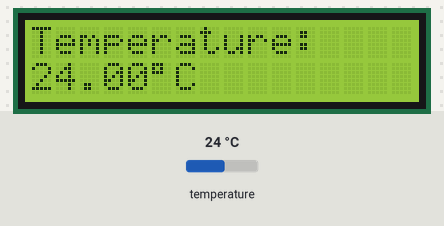
A sketch run on a simulated ESP32. On the bench: 16×2 character LCD. The inputs (shaded band) are chosen by the test bench; at power-on: temperature 24 °C. What the sketch prints to the serial monitor is not drawn.

Above: at 3.3 s.
3.4 s: temperature set to 12 °C
At 5.7 s:
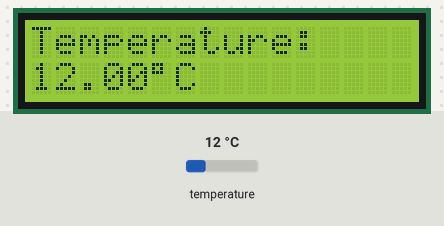
6.1 s: temperature set to 19 °C
At 7.8 s:
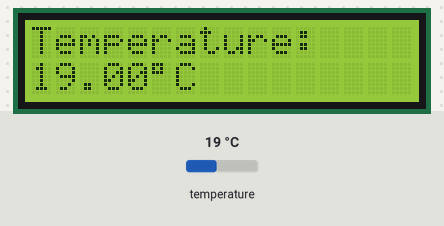
8.6 s: temperature set to 28 °C
At 10.8 s:
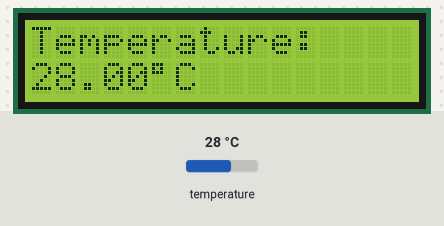
Timing chart, 0 to 12.3 s (numbered marks = the images above; inputs shaded):
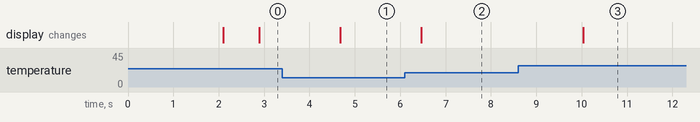

Measured:
- after the input at 3.4 s, the display: changes after 1.3 s (image 1)
- after the input at 6.1 s, the display: changes after 0.36 s (image 2)
- after the input at 8.6 s, the display: changes after 1.4 s (image 3)

The sketch:

main.ino
```cpp
#include <Wire.h>
#include <LiquidCrystal_I2C.h>
#include <OneWire.h>
#include <DallasTemperature.h>

// DS18B20 DATA pin
#define ONE_WIRE_BUS 4

// LCD I2C address
#define LCD_ADDRESS 0x27

// Create objects
OneWire oneWire(ONE_WIRE_BUS);
DallasTemperature sensors(&oneWire);
LiquidCrystal_I2C lcd(LCD_ADDRESS, 16, 2);

void setup() {
  Serial.begin(115200);

  // Start DS18B20
  sensors.begin();

  // Start I2C LCD
  Wire.begin(21, 22);

  lcd.init();
  lcd.backlight();

  lcd.setCursor(0, 0);
  lcd.print("ESP32 TEMP");
  lcd.setCursor(0, 1);
  lcd.print("Starting...");

  delay(2000);
  lcd.clear();
}

void loop() {

  // Request temperature
  sensors.requestTemperatures();

  // Read temperature in Celsius
  float temperature = sensors.getTempCByIndex(0);

  // Check sensor
  if (temperature == DEVICE_DISCONNECTED_C) {

    lcd.clear();
    lcd.setCursor(0, 0);
    lcd.print("Sensor Error!");

    Serial.println("DS18B20 disconnected!");

  } else {

    // LCD display
    lcd.setCursor(0, 0);
    lcd.print("Temperature:");

    lcd.setCursor(0, 1);
    lcd.print(temperature, 2);
    lcd.print((char)223);
    lcd.print("C    ");

    // Serial Monitor
    Serial.print("Temperature: ");
    Serial.print(temperature, 2);
    Serial.println(" °C");
  }

  delay(1000);
}
```
